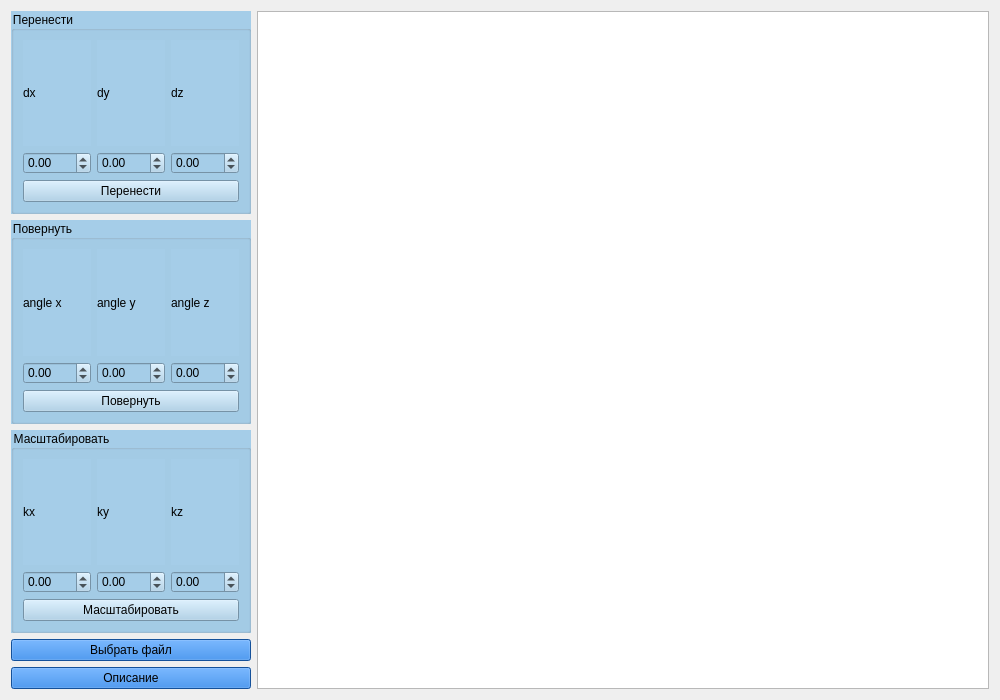
<?xml version="1.0" encoding="UTF-8"?>
<ui version="4.0">
 <class>MainWidget</class>
 <widget class="QWidget" name="MainWidget">
  <property name="geometry">
   <rect>
    <x>0</x>
    <y>0</y>
    <width>1000</width>
    <height>700</height>
   </rect>
  </property>
  <property name="minimumSize">
   <size>
    <width>1000</width>
    <height>700</height>
   </size>
  </property>
  <property name="windowTitle">
   <string>Frame3DViewer</string>
  </property>
  <property name="styleSheet">
   <string notr="true"/>
  </property>
  <layout class="QGridLayout" name="gridLayout_8">
   <item row="0" column="0">
    <layout class="QGridLayout" name="gridLayout_7">
     <item row="0" column="0">
      <widget class="QGroupBox" name="groupBox">
       <property name="styleSheet">
        <string notr="true">background-color: rgb(165, 205, 232);</string>
       </property>
       <property name="title">
        <string>Перенести</string>
       </property>
       <property name="flat">
        <bool>true</bool>
       </property>
       <layout class="QGridLayout" name="gridLayout_2">
        <item row="0" column="0">
         <layout class="QGridLayout" name="gridLayout">
          <item row="1" column="0">
           <widget class="QDoubleSpinBox" name="EnterMoveX">
            <property name="minimum">
             <double>-100.000000000000000</double>
            </property>
            <property name="maximum">
             <double>100.000000000000000</double>
            </property>
            <property name="singleStep">
             <double>1.000000000000000</double>
            </property>
           </widget>
          </item>
          <item row="0" column="2">
           <widget class="QLabel" name="label_3">
            <property name="text">
             <string>dz</string>
            </property>
           </widget>
          </item>
          <item row="0" column="1">
           <widget class="QLabel" name="label_2">
            <property name="text">
             <string>dy</string>
            </property>
           </widget>
          </item>
          <item row="2" column="0" colspan="3">
           <widget class="QPushButton" name="ButtonMoveFigure">
            <property name="text">
             <string>Перенести</string>
            </property>
           </widget>
          </item>
          <item row="0" column="0">
           <widget class="QLabel" name="label">
            <property name="text">
             <string>dx</string>
            </property>
           </widget>
          </item>
          <item row="1" column="2">
           <widget class="QDoubleSpinBox" name="EnterMoveZ">
            <property name="minimum">
             <double>-100.000000000000000</double>
            </property>
            <property name="maximum">
             <double>100.000000000000000</double>
            </property>
           </widget>
          </item>
          <item row="1" column="1">
           <widget class="QDoubleSpinBox" name="EnterMoveY">
            <property name="minimum">
             <double>-100.000000000000000</double>
            </property>
            <property name="maximum">
             <double>100.000000000000000</double>
            </property>
           </widget>
          </item>
         </layout>
        </item>
       </layout>
      </widget>
     </item>
     <item row="0" column="1" rowspan="5">
      <widget class="QGraphicsView" name="graphicsView">
       <property name="minimumSize">
        <size>
         <width>625</width>
         <height>612</height>
        </size>
       </property>
       <property name="styleSheet">
        <string notr="true"/>
       </property>
      </widget>
     </item>
     <item row="1" column="0">
      <widget class="QGroupBox" name="groupBox_2">
       <property name="styleSheet">
        <string notr="true">background-color: rgb(165, 205, 232);</string>
       </property>
       <property name="title">
        <string>Повернуть</string>
       </property>
       <property name="flat">
        <bool>true</bool>
       </property>
       <layout class="QGridLayout" name="gridLayout_3">
        <item row="0" column="0">
         <layout class="QGridLayout" name="gridLayout_4">
          <item row="2" column="0" colspan="3">
           <widget class="QPushButton" name="ButtonRotateFigure">
            <property name="text">
             <string>Повернуть</string>
            </property>
           </widget>
          </item>
          <item row="0" column="1">
           <widget class="QLabel" name="label_5">
            <property name="text">
             <string>angle y</string>
            </property>
           </widget>
          </item>
          <item row="1" column="0">
           <widget class="QDoubleSpinBox" name="doubleSpinBox_6">
            <property name="minimum">
             <double>-100.000000000000000</double>
            </property>
            <property name="maximum">
             <double>100.000000000000000</double>
            </property>
           </widget>
          </item>
          <item row="0" column="0">
           <widget class="QLabel" name="label_6">
            <property name="text">
             <string>angle x</string>
            </property>
           </widget>
          </item>
          <item row="0" column="2">
           <widget class="QLabel" name="label_4">
            <property name="text">
             <string>angle z</string>
            </property>
           </widget>
          </item>
          <item row="1" column="2">
           <widget class="QDoubleSpinBox" name="doubleSpinBox_5">
            <property name="minimum">
             <double>-100.000000000000000</double>
            </property>
            <property name="maximum">
             <double>100.000000000000000</double>
            </property>
           </widget>
          </item>
          <item row="1" column="1">
           <widget class="QDoubleSpinBox" name="doubleSpinBox_4">
            <property name="minimum">
             <double>-100.000000000000000</double>
            </property>
            <property name="maximum">
             <double>100.000000000000000</double>
            </property>
           </widget>
          </item>
         </layout>
        </item>
       </layout>
      </widget>
     </item>
     <item row="2" column="0">
      <widget class="QGroupBox" name="groupBox_3">
       <property name="styleSheet">
        <string notr="true">background-color: rgb(165, 205, 232);</string>
       </property>
       <property name="title">
        <string>Масштабировать</string>
       </property>
       <property name="flat">
        <bool>true</bool>
       </property>
       <layout class="QGridLayout" name="gridLayout_5">
        <item row="0" column="0">
         <layout class="QGridLayout" name="gridLayout_6">
          <item row="2" column="0" colspan="3">
           <widget class="QPushButton" name="ButtonScaleFigure">
            <property name="text">
             <string>Масштабировать</string>
            </property>
           </widget>
          </item>
          <item row="0" column="1">
           <widget class="QLabel" name="label_8">
            <property name="text">
             <string>ky</string>
            </property>
           </widget>
          </item>
          <item row="0" column="2">
           <widget class="QLabel" name="label_7">
            <property name="text">
             <string>kz</string>
            </property>
           </widget>
          </item>
          <item row="0" column="0">
           <widget class="QLabel" name="label_9">
            <property name="text">
             <string>kx</string>
            </property>
           </widget>
          </item>
          <item row="1" column="2">
           <widget class="QDoubleSpinBox" name="doubleSpinBox_8">
            <property name="minimum">
             <double>-100.000000000000000</double>
            </property>
            <property name="maximum">
             <double>100.000000000000000</double>
            </property>
           </widget>
          </item>
          <item row="1" column="1">
           <widget class="QDoubleSpinBox" name="doubleSpinBox_7">
            <property name="minimum">
             <double>-100.000000000000000</double>
            </property>
            <property name="maximum">
             <double>100.000000000000000</double>
            </property>
           </widget>
          </item>
          <item row="1" column="0">
           <widget class="QDoubleSpinBox" name="doubleSpinBox_9">
            <property name="minimum">
             <double>-100.000000000000000</double>
            </property>
            <property name="maximum">
             <double>100.000000000000000</double>
            </property>
           </widget>
          </item>
         </layout>
        </item>
       </layout>
      </widget>
     </item>
     <item row="3" column="0">
      <widget class="QPushButton" name="ButtonLoadFile">
       <property name="styleSheet">
        <string notr="true">background-color: rgb(28, 113, 216)</string>
       </property>
       <property name="text">
        <string>Выбрать файл</string>
       </property>
      </widget>
     </item>
     <item row="4" column="0">
      <widget class="QPushButton" name="ButtonOpenDescrioption">
       <property name="styleSheet">
        <string notr="true">background-color: rgb(28, 113, 216);</string>
       </property>
       <property name="text">
        <string>Описание</string>
       </property>
      </widget>
     </item>
    </layout>
   </item>
  </layout>
 </widget>
 <resources/>
 <connections/>
</ui>
